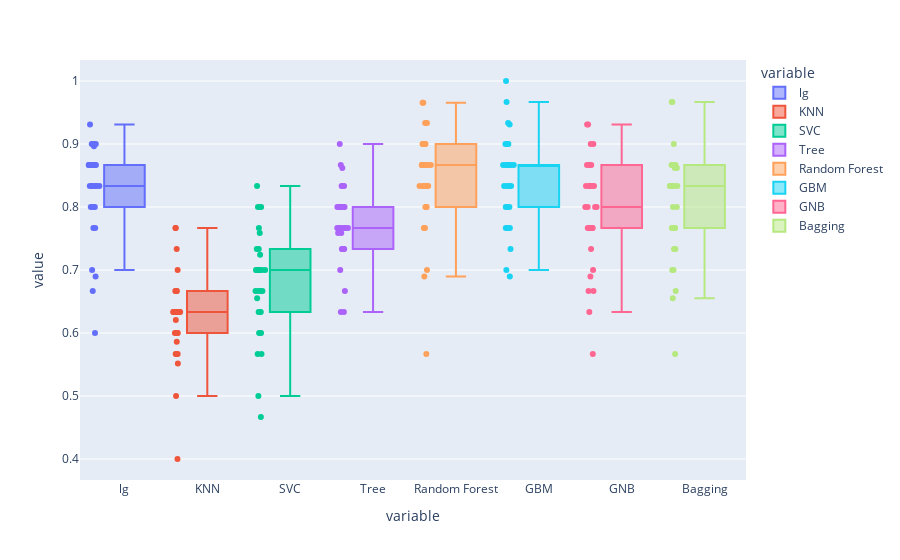

Notebook code cell kept with this figure:
### Markdown cell above
### Accuracy Box Plot

### Code cell
import plotly.express as px
import plotly
fig = px.box(classmod, x="variable", y="value",color="variable",points='all')
fig.show()

plotly.offline.plot(fig, image_filename='Boxplot_classmod1', image='svg')

### Figure 1 — Plotly figure (JSON) as saved in the notebook; plotly's stock layout.template omitted (floating-point values rounded to 4 significant figures)
{"data": [{"alignmentgroup": "True", "boxpoints": "all", "hovertemplate": "variable=%{x}<br>value=%{y}<extra></extra>", "legendgroup": "lg", "marker": {"color": "#636efa"}, "name": "lg", "notched": false, "offsetgroup": "lg", "orientation": "v", "showlegend": true, "type": "box", "x": ["lg", "lg", "lg", "lg", "lg", "lg", "lg", "lg", "lg", "lg", "lg", "lg", "lg", "lg", "lg", "lg", "lg", "lg", "lg", "lg", "lg", "lg", "lg", "lg", "lg", "lg", "lg", "lg", "lg", "lg"], "x0": " ", "xaxis": "x", "y": [0.8667, 0.8667, 0.6667, 0.8, 0.7, 0.8333, 0.8, 0.8333, 0.8667, 0.931, 0.9, 0.8333, 0.9, 0.8, 0.7667, 0.8, 0.8333, 0.8667, 0.9, 0.6897, 0.8667, 0.8667, 0.6, 0.8667, 0.9, 0.8333, 0.8667, 0.7667, 0.8333, 0.8966], "y0": " ", "yaxis": "y"}, {"alignmentgroup": "True", "boxpoints": "all", "hovertemplate": "variable=%{x}<br>value=%{y}<extra></extra>", "legendgroup": "KNN", "marker": {"color": "#EF553B"}, "name": "KNN", "notched": false, "offsetgroup": "KNN", "orientation": "v", "showlegend": true, "type": "box", "x": ["KNN", "KNN", "KNN", "KNN", "KNN", "KNN", "KNN", "KNN", "KNN", "KNN", "KNN", "KNN", "KNN", "KNN", "KNN", "KNN", "KNN", "KNN", "KNN", "KNN", "KNN", "KNN", "KNN", "KNN", "KNN", "KNN", "KNN", "KNN", "KNN", "KNN"], "x0": " ", "xaxis": "x", "y": [0.6333, 0.7333, 0.6667, 0.6333, 0.5, 0.7667, 0.5667, 0.6, 0.6, 0.5517, 0.7, 0.6333, 0.6667, 0.6667, 0.6333, 0.6333, 0.5667, 0.6, 0.6, 0.5862, 0.6333, 0.7667, 0.4, 0.6333, 0.6333, 0.6333, 0.6667, 0.5667, 0.6333, 0.6207], "y0": " ", "yaxis": "y"}, {"alignmentgroup": "True", "boxpoints": "all", "hovertemplate": "variable=%{x}<br>value=%{y}<extra></extra>", "legendgroup": "SVC", "marker": {"color": "#00cc96"}, "name": "SVC", "notched": false, "offsetgroup": "SVC", "orientation": "v", "showlegend": true, "type": "box", "x": ["SVC", "SVC", "SVC", "SVC", "SVC", "SVC", "SVC", "SVC", "SVC", "SVC", "SVC", "SVC", "SVC", "SVC", "SVC", "SVC", "SVC", "SVC", "SVC", "SVC", "SVC", "SVC", "SVC", "SVC", "SVC", "SVC", "SVC", "SVC", "SVC", "SVC"], "x0": " ", "xaxis": "x", "y": [0.7333, 0.8, 0.6, 0.6667, 0.4667, 0.7667, 0.6667, 0.6667, 0.7, 0.7241, 0.7, 0.6333, 0.7, 0.6667, 0.5667, 0.7, 0.8333, 0.6333, 0.7, 0.6552, 0.7, 0.8, 0.5, 0.6333, 0.6, 0.7, 0.8, 0.7333, 0.5667, 0.7586], "y0": " ", "yaxis": "y"}, {"alignmentgroup": "True", "boxpoints": "all", "hovertemplate": "variable=%{x}<br>value=%{y}<extra></extra>", "legendgroup": "Tree", "marker": {"color": "#ab63fa"}, "name": "Tree", "notched": false, "offsetgroup": "Tree", "orientation": "v", "showlegend": true, "type": "box", "x": ["Tree", "Tree", "Tree", "Tree", "Tree", "Tree", "Tree", "Tree", "Tree", "Tree", "Tree", "Tree", "Tree", "Tree", "Tree", "Tree", "Tree", "Tree", "Tree", "Tree", "Tree", "Tree", "Tree", "Tree", "Tree", "Tree", "Tree", "Tree", "Tree", "Tree"], "x0": " ", "xaxis": "x", "y": [0.7667, 0.9, 0.7667, 0.7, 0.7667, 0.8, 0.8, 0.8, 0.7333, 0.7586, 0.8333, 0.6667, 0.8333, 0.6333, 0.7333, 0.8, 0.7333, 0.8, 0.7667, 0.7586, 0.7667, 0.7667, 0.6333, 0.8, 0.8333, 0.8, 0.8667, 0.7667, 0.7333, 0.8621], "y0": " ", "yaxis": "y"}, {"alignmentgroup": "True", "boxpoints": "all", "hovertemplate": "variable=%{x}<br>value=%{y}<extra></extra>", "legendgroup": "Random Forest", "marker": {"color": "#FFA15A"}, "name": "Random Forest", "notched": false, "offsetgroup": "Random Forest", "orientation": "v", "showlegend": true, "type": "box", "x": ["Random Forest", "Random Forest", "Random Forest", "Random Forest", "Random Forest", "Random Forest", "Random Forest", "Random Forest", "Random Forest", "Random Forest", "Random Forest", "Random Forest", "Random Forest", "Random Forest", "Random Forest", "Random Forest", "Random Forest", "Random Forest", "Random Forest", "Random Forest", "Random Forest", "Random Forest", "Random Forest", "Random Forest", "Random Forest", "Random Forest", "Random Forest", "Random Forest", "Random Forest", "Random Forest"], "x0": " ", "xaxis": "x", "y": [0.8667, 0.9333, 0.8, 0.8333, 0.7, 0.9, 0.8, 0.8333, 0.8333, 0.9655, 0.9, 0.8333, 0.8667, 0.8667, 0.8333, 0.7667, 0.9333, 0.9, 0.8, 0.6897, 0.9, 0.8667, 0.5667, 0.8667, 0.8667, 0.8667, 0.8667, 0.8333, 0.7667, 0.9655], "y0": " ", "yaxis": "y"}, {"alignmentgroup": "True", "boxpoints": "all", "hovertemplate": "variable=%{x}<br>value=%{y}<extra></extra>", "legendgroup": "GBM", "marker": {"color": "#19d3f3"}, "name": "GBM", "notched": false, "offsetgroup": "GBM", "orientation": "v", "showlegend": true, "type": "box", "x": ["GBM", "GBM", "GBM", "GBM", "GBM", "GBM", "GBM", "GBM", "GBM", "GBM", "GBM", "GBM", "GBM", "GBM", "GBM", "GBM", "GBM", "GBM", "GBM", "GBM", "GBM", "GBM", "GBM", "GBM", "GBM", "GBM", "GBM", "GBM", "GBM", "GBM"], "x0": " ", "xaxis": "x", "y": [0.8333, 0.8667, 0.7667, 0.8333, 0.7667, 0.9, 0.7667, 0.8333, 0.8667, 1, 0.8333, 0.8667, 0.8667, 0.9667, 0.8, 0.7333, 0.9, 0.8667, 0.8667, 0.6897, 0.9, 0.8, 0.7, 0.8667, 0.9333, 0.8667, 0.8667, 0.8, 0.7667, 0.931], "y0": " ", "yaxis": "y"}, {"alignmentgroup": "True", "boxpoints": "all", "hovertemplate": "variable=%{x}<br>value=%{y}<extra></extra>", "legendgroup": "GNB", "marker": {"color": "#FF6692"}, "name": "GNB", "notched": false, "offsetgroup": "GNB", "orientation": "v", "showlegend": true, "type": "box", "x": ["GNB", "GNB", "GNB", "GNB", "GNB", "GNB", "GNB", "GNB", "GNB", "GNB", "GNB", "GNB", "GNB", "GNB", "GNB", "GNB", "GNB", "GNB", "GNB", "GNB", "GNB", "GNB", "GNB", "GNB", "GNB", "GNB", "GNB", "GNB", "GNB", "GNB"], "x0": " ", "xaxis": "x", "y": [0.9, 0.9, 0.6667, 0.7667, 0.6667, 0.7667, 0.6333, 0.8333, 0.8667, 0.931, 0.8667, 0.7, 0.8333, 0.7667, 0.7333, 0.8333, 0.8667, 0.8333, 0.8, 0.6897, 0.8667, 0.8333, 0.5667, 0.8, 0.8333, 0.7667, 0.7667, 0.8, 0.8, 0.931], "y0": " ", "yaxis": "y"}, {"alignmentgroup": "True", "boxpoints": "all", "hovertemplate": "variable=%{x}<br>value=%{y}<extra></extra>", "legendgroup": "Bagging", "marker": {"color": "#B6E880"}, "name": "Bagging", "notched": false, "offsetgroup": "Bagging", "orientation": "v", "showlegend": true, "type": "box", "x": ["Bagging", "Bagging", "Bagging", "Bagging", "Bagging", "Bagging", "Bagging", "Bagging", "Bagging", "Bagging", "Bagging", "Bagging", "Bagging", "Bagging", "Bagging", "Bagging", "Bagging", "Bagging", "Bagging", "Bagging", "Bagging", "Bagging", "Bagging", "Bagging", "Bagging", "Bagging", "Bagging", "Bagging", "Bagging", "Bagging"], "x0": " ", "xaxis": "x", "y": [0.8667, 0.9667, 0.7, 0.7, 0.7333, 0.8333, 0.7667, 0.7667, 0.8, 0.8621, 0.8333, 0.8667, 0.8667, 0.8333, 0.7333, 0.7667, 0.9667, 0.8333, 0.8667, 0.6552, 0.9, 0.8, 0.5667, 0.8333, 0.8333, 0.8333, 0.8667, 0.7667, 0.6667, 0.8621], "y0": " ", "yaxis": "y"}], "layout": {"boxmode": "overlay", "legend": {"title": {"text": "variable"}, "tracegroupgap": 0}, "margin": {"t": 60}, "xaxis": {"anchor": "y", "categoryarray": ["lg", "KNN", "SVC", "Tree", "Random Forest", "GBM", "GNB", "Bagging"], "categoryorder": "array", "domain": [0, 1], "title": {"text": "variable"}}, "yaxis": {"anchor": "x", "domain": [0, 1], "title": {"text": "value"}}}}
